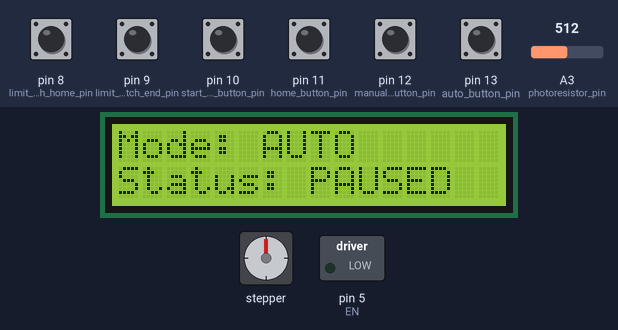
Simulated run of this sketch. Board: Arduino Uno, built with avr-gcc and run on an emulated ATmega328P. Shown: 16×2 character LCD, stepper motor, switched loads named in the sketch (green lamp = pin HIGH). The test bench sets the inputs (shaded band); at power-on: pin 8 (limit_switch_home_pin), pin 9 (limit_switch_end_pin), pin 10 (start_stop_button_pin), pin 11 (home_button_pin), pin 12 (manual_button_pin), pin 13 (auto_button_pin) HIGH, A3 (photoresistor_pin) = 512. Random numbers use the default seed unless the sketch sets one; stepper angles assume 200 steps per turn.

Above: at 2.8 s.
2.9 s: pin 10 (start_stop_button_pin) pulled LOW for 0.15 s
At 3.05 s:
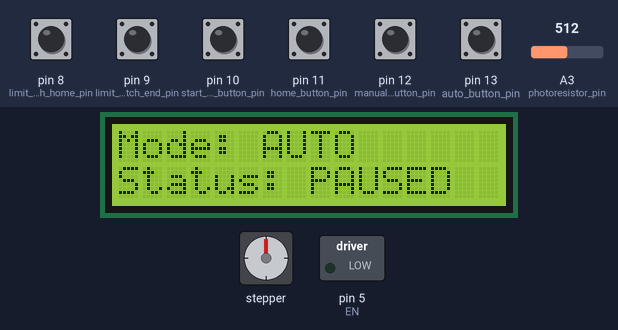
3.6 s: pin 8 (limit_switch_home_pin) pulled LOW for 0.15 s
At 4.6 s:
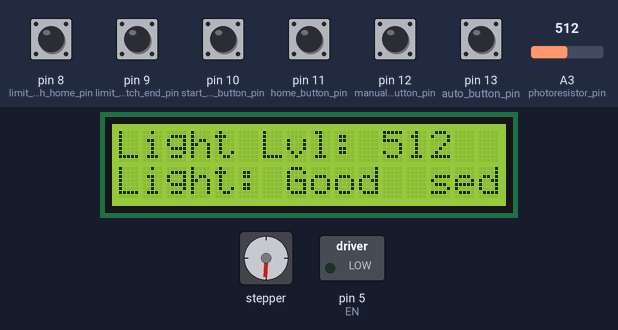
6.7 s: pin 11 (home_button_pin) pulled LOW for 0.15 s
At 7.3 s:
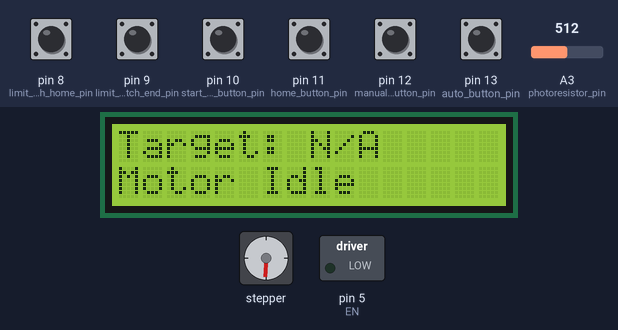
9.8 s: pin 8 (limit_switch_home_pin) pulled LOW for 1 s
At 11.7 s:
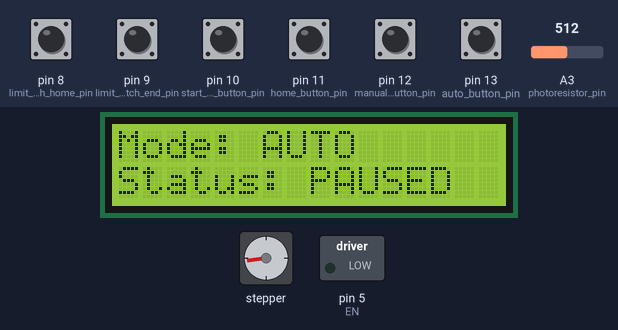
12.3 s: pin 10 (start_stop_button_pin) pulled LOW for 1 s
At 12.75 s:
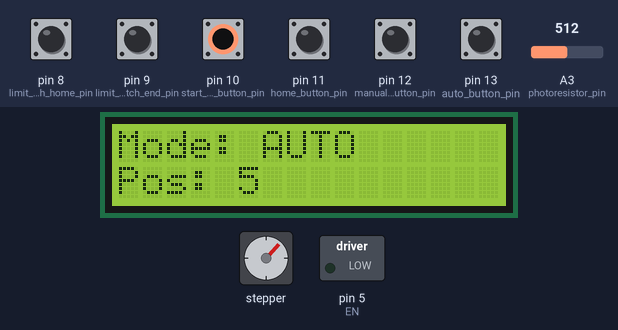
13.9 s: A3 (photoresistor_pin) set to 257
At 14.25 s:
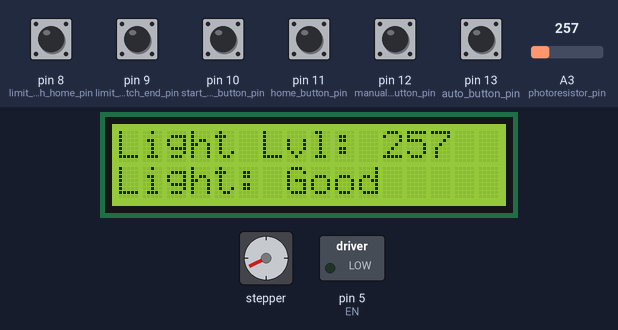
16.5 s: A3 (photoresistor_pin) set to 233
Timing chart, 0 to 25.0 s (numbered marks = the images above; inputs shaded):
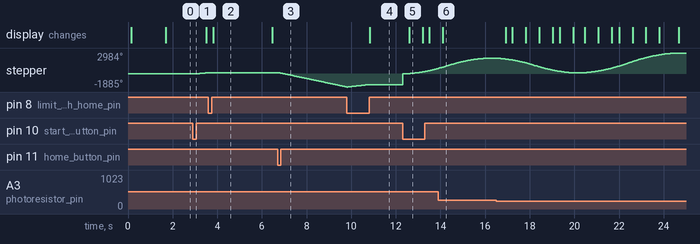

Measured:
- after the input at 2.9 s, stepper: turns 181° clockwise in 0.69 s, starting at once
- after the input at 6.7 s, stepper: keeps turning counter-clockwise at about 676°/s, starting at once
- after the input at 12.3 s, stepper: keeps turning clockwise at about 1459°/s, starting at once; the display: changes after 0.30 s (image 5)
- what the display in image 2 shows lasts 2.7 s, from 3.8 s to 6.5 s

The sketch:

ALRMS_Full_Combined_Code.ino
```cpp
// This combined full system code for ALRMS has been written with some assistance from Gemini 3.1 Pro.

#include <Wire.h>
#include <hd44780.h>
#include <hd44780ioClass/hd44780_I2Cexp.h>
#include <AccelStepper.h>

// LCD I2C pins
const int SDA_pin = A4;
const int SCL_pin = A5;

// Photoresistor
const int photoresistor_pin = A3;

// limit switch pins
const int limit_switch_home_pin = 8;
const int limit_switch_end_pin = 9;

// Buttons pins
const int start_stop_button_pin = 10;
const int home_button_pin = 11;
const int manual_button_pin = 12;
const int auto_button_pin = 13;

// Stepper Pins
const int EN = 5;
const int DIR = 6;
const int STEP = 7;

// Joystick Pins
const int joystick_select_pin = A0;
const int joystick_horiz_pin = A1;
const int joystick_vert_pin = A2;

const int LEFT_THRESHOLD = 400;
const int RIGHT_THRESHOLD = 800;
const int UP_THRESHOLD = 400;
const int DOWN_THRESHOLD = 800;

hd44780_I2Cexp lcd;
AccelStepper stepper(1, STEP, DIR);

const int LCD_COLS = 16;
const int LCD_ROWS = 2;

const int ANALOG_X_CORRECTION = 128;
const int ANALOG_Y_CORRECTION = 128;

const int debounceDelay = 200;

bool isRunning = false;
bool isManual = false;
bool isAuto = true;
bool isDark = false;
bool isAsleep = false;

int lastStartStopState = HIGH;
int lastHomeButtonState = HIGH;
int lastManualButtonState = HIGH;
int lastAutoButtonState = HIGH;
int lcdPage = 0;

unsigned long darkStartTime = 0;
unsigned long manual_motion_time = 0;
unsigned long lastLcdUpdate = 0;
unsigned long lastPageChange = 0;
unsigned long lastButtonPressTime = 0;


void setup() {
  randomSeed(generate_true_noise_seed());

  int status = lcd.begin(LCD_COLS, LCD_ROWS);

  if(status) {
    while(1);
  }

  pinMode(limit_switch_home_pin, INPUT_PULLUP);
  pinMode(limit_switch_end_pin, INPUT_PULLUP);

  pinMode(start_stop_button_pin, INPUT_PULLUP);
  pinMode(home_button_pin, INPUT_PULLUP);
  pinMode(manual_button_pin, INPUT_PULLUP);
  pinMode(auto_button_pin, INPUT_PULLUP);

  pinMode(photoresistor_pin, INPUT_PULLUP);

  pinMode(EN, OUTPUT);
  digitalWrite(EN, LOW);

  stepper.setMaxSpeed(800.0);
  stepper.setAcceleration(400.0);

  lcd.backlight();
  lcd.setCursor(0, 0);
  lcd.print("System Boot...");
  delay(1500);

  lcd.clear();
  lcd.setCursor(0, 0);
  lcd.print("Test: Joystick");
}

void loop() {
  // checks if lights in the room are dim to turn off after 30s of dark
  int photoresistor_value = analogRead(photoresistor_pin);

  if (photoresistor_value < 250) {
    if (isDark == false) {
      darkStartTime = millis();
      isDark = true;
    } else if (millis() - darkStartTime >= 30000 && isAsleep == false) {
      disable_all_activity();
    }
  } else {
    isDark = false;
  }

  // Checks start/stop button
  int currentStartStopButtonState = digitalRead(start_stop_button_pin);

  if (currentStartStopButtonState == LOW && lastStartStopState == HIGH) {
    if (isAsleep) {
      wake_up();
    } else {
      isRunning = !isRunning;
      if (isRunning == false) {
        stepper.stop(); // Calculates the deceleration curve instantly
      }
    }
  }
  lastStartStopState = currentStartStopButtonState;

  // this stops the loop if the system is asleep so that nothing happens
  if (isAsleep) {
    return;
  }

  // Reads the rest of the buttons are checking for sleep state so that the program can now start running
  // Checks start/stop button
  int currentHomeButtonState = digitalRead(home_button_pin);
  int currentManualButtonState = digitalRead(manual_button_pin);
  int currentAutoButtonState = digitalRead(auto_button_pin);

  // AI Citation: Non-blocking button debounce logic by Gemini 3.1 Pro.
  // Uses a single millis() check to prevent switch bouncing without stuttering the motor.
  if (millis() - lastButtonPressTime > debounceDelay) {
    // Start/Stop Logic
    if (currentStartStopButtonState == LOW && lastStartStopState == HIGH) {
      if (isAsleep) {
        wake_up();
      } else {
        isRunning = !isRunning;
        if (isRunning == false) {
          stepper.stop(); // Calculates the deceleration curve instantly
        }
      }
      lastButtonPressTime = millis(); // Reset the bounce timer
    }

    // Home Button Logic
    if (currentHomeButtonState == LOW && lastHomeButtonState == HIGH) {
      goHome();
      lastButtonPressTime = millis();
    }

    // Manual Button Logic
    if (currentManualButtonState == LOW && lastManualButtonState == HIGH) {
      isManual = true;
      isAuto = false;
      isRunning = false;
      lastButtonPressTime = millis();
    }

    // Auto Button Logic
    if (currentAutoButtonState == LOW && lastAutoButtonState == HIGH) {
      isAuto = true;
      isManual = false;
      isRunning = false;
      lastButtonPressTime = millis();
    }
  }

  // Update last states
  lastStartStopState = currentStartStopButtonState;
  lastHomeButtonState = currentHomeButtonState;
  lastManualButtonState = currentManualButtonState;
  lastAutoButtonState = currentAutoButtonState;

  // Handles all motion

  // If automatic mode is active, runs the function that handles automatic motion
  if (isAuto) {
    // auto_motion() is called continuously so it can finish smooth stops.
    // auto_motion() checks 'isRunning' within itself to know whether to pick new targets, so checking that is not required in the if statement above
    auto_motion();
  } else if (isManual && isRunning) {
    // Manual mode only reads the joystick and moves if the system is running
    int joystick_xValue = analogRead(joystick_horiz_pin);
    int joystick_yValue = analogRead(joystick_vert_pin);
    manual_motion(joystick_xValue, joystick_yValue);
  }

  // Updates the LCD twice a second or every 500ms
  if (millis() - lastLcdUpdate >= 500) {
    // update_dashboard updates the lcd
    update_dashboard();

    // updates the lastLCD update to right now for the next loop
    lastLcdUpdate = millis();
  }

  // checks limit switches to ensure system safety and hard stop if necessary
  check_limit_switches();
}

// Helper/Custom Functions

// Handles code for returning dolley to 'home' position
void goHome() {
  stepper.stop();
  lcd.clear();
  lcd.setCursor(0, 1);
  lcd.print("Going home...");

  stepper.setSpeed(-400);

  // 1. Move backward until the switch is clicked
  while (digitalRead(limit_switch_home_pin) == HIGH) {
    stepper.runSpeed();
  }

  stepper.stop();

  // AI Citation: The "Bounce-Back" CNC homing pattern by Gemini 3.1 Pro.
  // Slowly reverses off the switch until it un-clicks to ensure a highly accurate zero point.
  stepper.setSpeed(200);
  while (digitalRead(limit_switch_home_pin) == LOW) {
    stepper.runSpeed();
  }

  stepper.stop();

  // 3. NOW set this safe, switch-cleared location as absolute zero
  stepper.setCurrentPosition(0);
  isRunning = false;
}


// Handles code for moving the dolley to whatever direction the joystick is pointed to
void manual_motion(int joystick_x, int joystick_y) {
  if (joystick_x < LEFT_THRESHOLD) {
    // Maps from the edge of the deadzone (400) down to full left (0) to a speed of 0 up to 180
    int speed = map(joystick_x, LEFT_THRESHOLD, 0, 0, 180);
    stepper.setSpeed(speed);
    stepper.runSpeed();
  } else if (joystick_x > RIGHT_THRESHOLD) {
    // Maps from the edge of the deadzone (800) up to full right (1023)to a speed of 0 up to -180 (negative reverses direction)
    int speed = map(joystick_x, RIGHT_THRESHOLD, 1023, 0, -180);
    stepper.setSpeed(speed);
    stepper.runSpeed();
  }

  manual_motion_time = millis();
}

// AI Citation: LSB (Least Significant Bit) Noise Harvesting Algorithm by Gemini 3.1 Pro.
// Uses bitwise operations on thermal static to generate a true random seed without needing empty pins. (FULLY WRITTEN BY GEMINI 3.1 PRO)
unsigned long generate_true_noise_seed() {
  unsigned long random_seed = 0;

  for (int i = 0; i < 32; i++) {
    // Read the connected photoresistor
    int noise_reading = analogRead(photoresistor_pin);

    // Extract ONLY the very last bit (the unpredictable static)
    int random_bit = noise_reading & 1;

    // Shift it into our growing 32-bit seed
    random_seed = (random_seed << 1) | random_bit;

    // Tiny 2ms delay to let the electrical noise reset
    delay(2);
  }

  return random_seed;
}


// Checks to see if the limit switches were pressed by the dolley and then calls the function to hard stop
void check_limit_switches() {
  if (digitalRead(limit_switch_end_pin) == LOW) {
    trigger_emergency_stop("End Sw: Pressed ");
  }

  if (digitalRead(limit_switch_home_pin) == LOW) {
    trigger_emergency_stop("Home Sw: Pressed");
  }
}

// AI Citation: DRY (Don't Repeat Yourself) design pattern by Gemini 3.1 Pro.
// Abstracted the emergency stop logic into a single helper function to handle multiple switches cleanly.
void trigger_emergency_stop(String lcdMessage) {
    lcd.clear();
    lcd.setCursor(0, 1);
    lcd.print(lcdMessage);
    stepper.setCurrentPosition(stepper.currentPosition());
    isRunning = false;
}

void auto_motion() {
  if (isRunning) {
    // Only pick new random target positions if the system is running (isRunning == true)

    // Ensures that the stepper motor finishes the movement it is currently doing before proceeding with the next motion
    if (stepper.distanceToGo() == 0) {
      long randomPosition = random(0, 2000);
      stepper.moveTo(randomPosition);
    }
  }

  // This allows the motor to finish its smooth deceleration curve even after you press the stop button.
  stepper.run();
}

// Disables all systems
void disable_all_activity() {
  isAsleep = true;
  isRunning = false;
  stepper.stop();

  lcd.clear();
  lcd.setCursor(0, 1);
  lcd.print("Turning off.");
  delay(2000);
  lcd.clear();
  lcd.print("System Asleep");
  delay(3000);
  lcd.noBacklight();

  digitalWrite(EN, HIGH);
}

// Wakes system up from sleep
void wake_up() {
  isAsleep = false;
  digitalWrite(EN, LOW);

  lcd.backlight();

  lcd.clear();
  lcd.setCursor(0,1);
  lcd.print("System Awake ");

  darkStartTime = millis();
}

void update_dashboard() {
  // AI Citation: Non-blocking state machine for LCD pagination by Gemini 3.1 Pro.
  // Updates the visual UI every 3 seconds without freezing the motor loop.
  if (millis() - lastPageChange >= 3000) {
    lcdPage++;
    if (lcdPage > 2) {
      lcdPage = 0; // Loop back to the first page
    }
    lastPageChange = millis();
  }

  // Page 0: Main Mode & Status
  if (lcdPage == 0) {
    lcd.setCursor(0, 0);
    if (isAuto) {
      lcd.print("Mode: AUTO      ");
    } else if (isManual) {
      lcd.print("Mode: MANUAL    ");
    }

    lcd.setCursor(0, 1);
    if (isRunning == false) {
      lcd.print("Status: PAUSED  ");
    } else {
      lcd.print("Pos: ");
      lcd.print(stepper.currentPosition());
      lcd.print("          ");
    }
  } else if (lcdPage == 1) {
    // Page 1: Environment & Sleep
    lcd.setCursor(0, 0);
    lcd.print("Light Lvl: ");
    lcd.print(analogRead(photoresistor_pin));
    lcd.print("     ");

    lcd.setCursor(0, 1);
    if (isDark) {
      // Calculates how many seconds are left until sleep
      int secondsLeft = 30 - ((millis() - darkStartTime) / 1000);
      if (secondsLeft < 0) secondsLeft = 0; // Prevent negative numbers

      lcd.print("Sleep in: ");
      lcd.print(secondsLeft);
      lcd.print("s   ");
    } else {
      lcd.print("Light: Good  ");
    }
  } else if (lcdPage == 2) {
    // Page 2: Motor Targets
    lcd.setCursor(0, 0);
    if (isAuto && isRunning) {
      lcd.print("Target: ");
      lcd.print(stepper.targetPosition());
      lcd.print("      ");
    } else {
      lcd.print("Target: N/A     ");
    }

    lcd.setCursor(0, 1);
    if (isRunning) {
      lcd.print("Dist: ");
      lcd.print(stepper.distanceToGo());
      lcd.print("        ");
    } else {
      lcd.print("Motor Idle      ");
    }
  }
}
```
